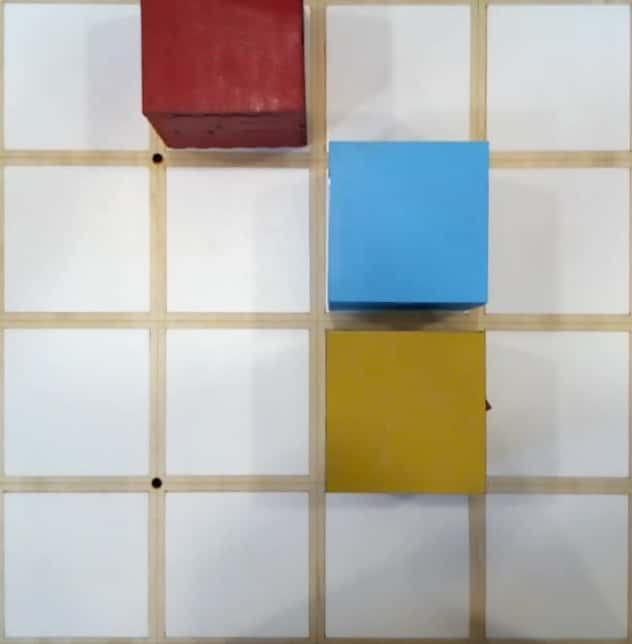
#> input picture Assets/1.jpg, 632 x 644 px, found by its file name
$ jupyter execute stage_2.1.ipynb
#> lines starting #> are read from the running program, lines starting #| are printed output that depends on the picture; after the words box and inside, x2 and y2 are one past the last pixel; in counts of white or black regions, pixels touching at a corner belong together
[cell 1]
import cv2
import numpy as np
import matplotlib.pyplot as plt
import imutils

[cell 2]
BGR_image = cv2.imread("1.jpg")
#> BGR_image is the input picture: shape (644, 632, 3); mean B, G, R 174.8, 180, 181.7
im = cv2.cvtColor(BGR_image, cv2.COLOR_BGR2RGB)
plt.imshow(im)

[cell 3]
# function for segmentation of cubes
def mask(image):
    # mask of red
    mask1 = cv2.inRange(image, (147, 0, 22), (239, 90, 124))
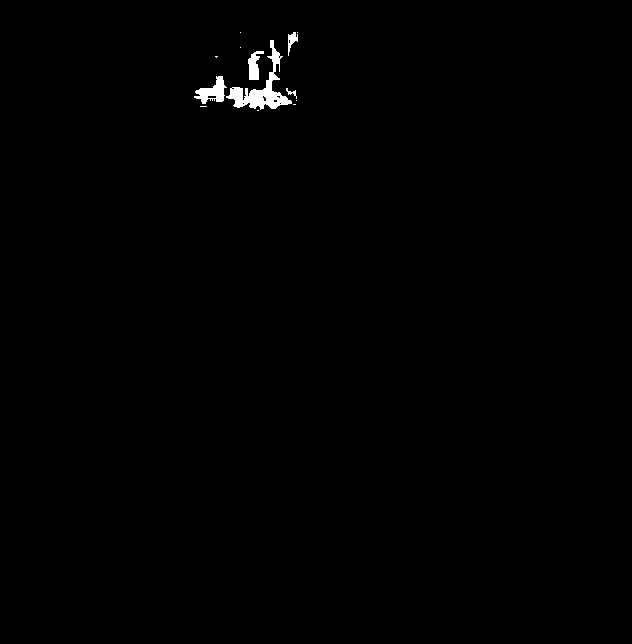
#> mask1: shape (644, 632); 0.51% white; 13 white regions (8 under 20 px), largest, box (x1, y1, x2, y2) and area: (226, 40, 292, 110) 1210, (194, 76, 227, 104) 445, (248, 51, 264, 80) 267, (288, 32, 298, 56) 112, (286, 88, 297, 99) 38

    # mask o yellow
    mask2 = cv2.inRange(image, (162, 150, 0), (255, 239, 43))
#> mask2: shape (644, 632); every value is 0

    # mask o blue
    mask3 = cv2.inRange(image, (0, 118, 181), (134, 255, 255))
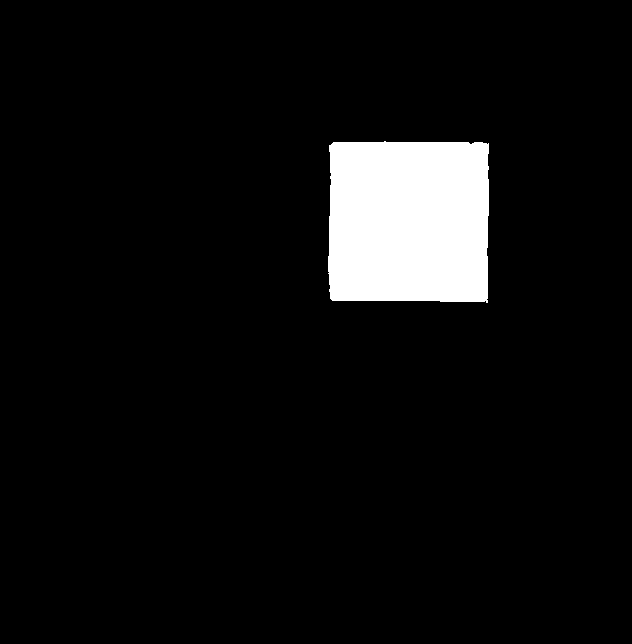
#> mask3: shape (644, 632); 6.2% white; 1 white region, box (x1, y1, x2, y2) and area: (328, 141, 489, 303) 25281

    # final mask and masked
    mask = cv2.bitwise_or(mask1, mask2)
    total = cv2.bitwise_or(mask, mask3)
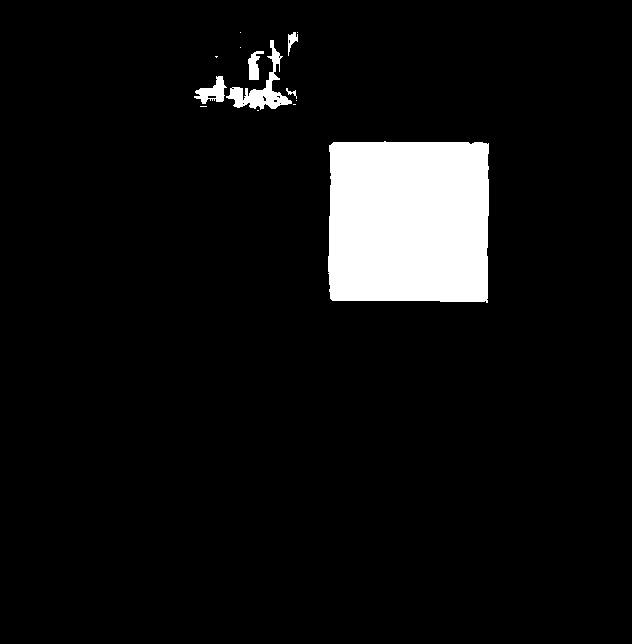
#> total: shape (644, 632); 6.7% white; 14 white regions (8 under 20 px), largest, box (x1, y1, x2, y2) and area: (328, 141, 489, 303) 25281, (226, 40, 292, 110) 1210, (194, 76, 227, 104) 445, (248, 51, 264, 80) 267, (288, 32, 298, 56) 112, (286, 88, 297, 99) 38

    target = cv2.bitwise_and(image,image, mask=total)
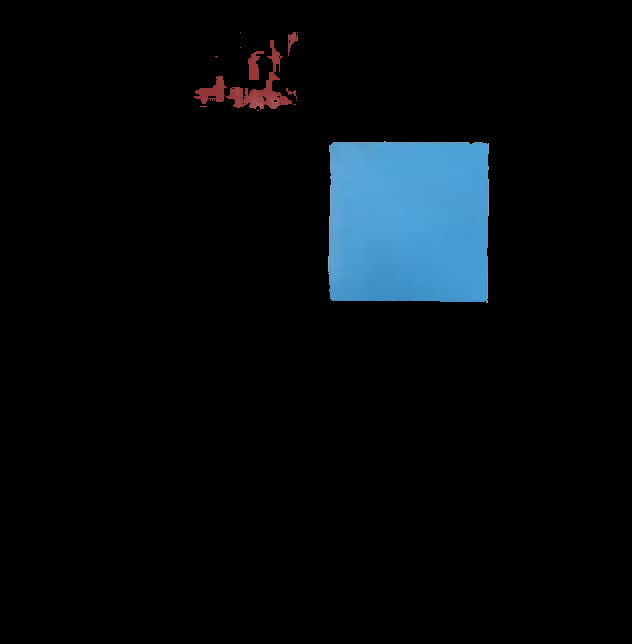
#> target: shape (644, 632, 3); mean R, G, B 5.6, 10.1, 13.4

    return target

[cell 4]
image = mask(im)
plt.imshow(image)

[cell 5]
# THe following formats are not usable yet, they're utility for future functions

[cell 6]
# gray image for masked image
gray = cv2.cvtColor(image, cv2.COLOR_RGB2GRAY)
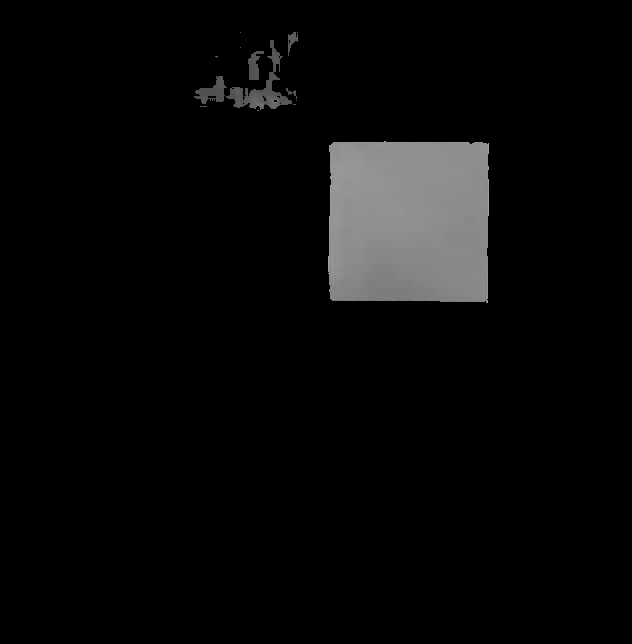
#> gray: shape (644, 632); min 0, max 167, mean 9.1
plt.imshow(gray)

[cell 7]
blurred = cv2.GaussianBlur(gray, (15, 15), 0)
plt.imshow(blurred)

[cell 8]
thresh = cv2.threshold(blurred, 40, 255, cv2.THRESH_BINARY)[1]
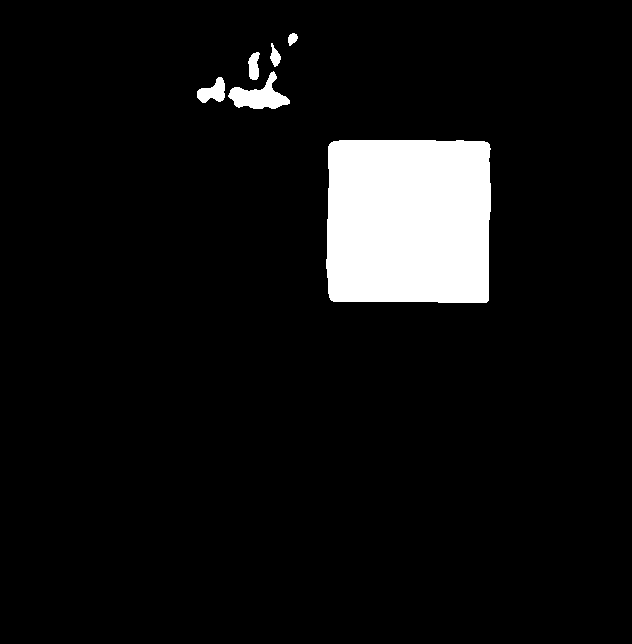
#> thresh: shape (644, 632); 6.9% white; 6 white regions
plt.imshow(thresh)

[cell 9]
# find contours in the thresholded image
cnts = cv2.findContours(thresh.copy(), cv2.RETR_EXTERNAL,cv2.CHAIN_APPROX_SIMPLE)
#> cnts = 6 contours; box (x1, y1, x2, y2) and area: (326, 140, 491, 303) 25878, (228, 71, 290, 109) 1014, (197, 77, 225, 103) 397, (248, 52, 260, 80) 212, (270, 43, 281, 67) 122, (288, 33, 298, 46) 73
cnts = imutils.grab_contours(cnts)

[cell 10]
# loop over the contours
for c in cnts:
    # compute the center of the contour
    M = cv2.moments(c)
    if ( M["m00"] != 0 ):
        cX = int(M["m10"] / M["m00"])
        cY = int(M["m01"] / M["m00"])
        print(cX,cY)
#> this loop made 6 passes
#> (cX, cY) on passes 1 to 6: (408, 220), (212, 91), (258, 96), (253, 65), (274, 56), (292, 38)
#| 408 220
#| 212 91
#| 258 96
#| 253 65
#| 274 56
#| 292 38
